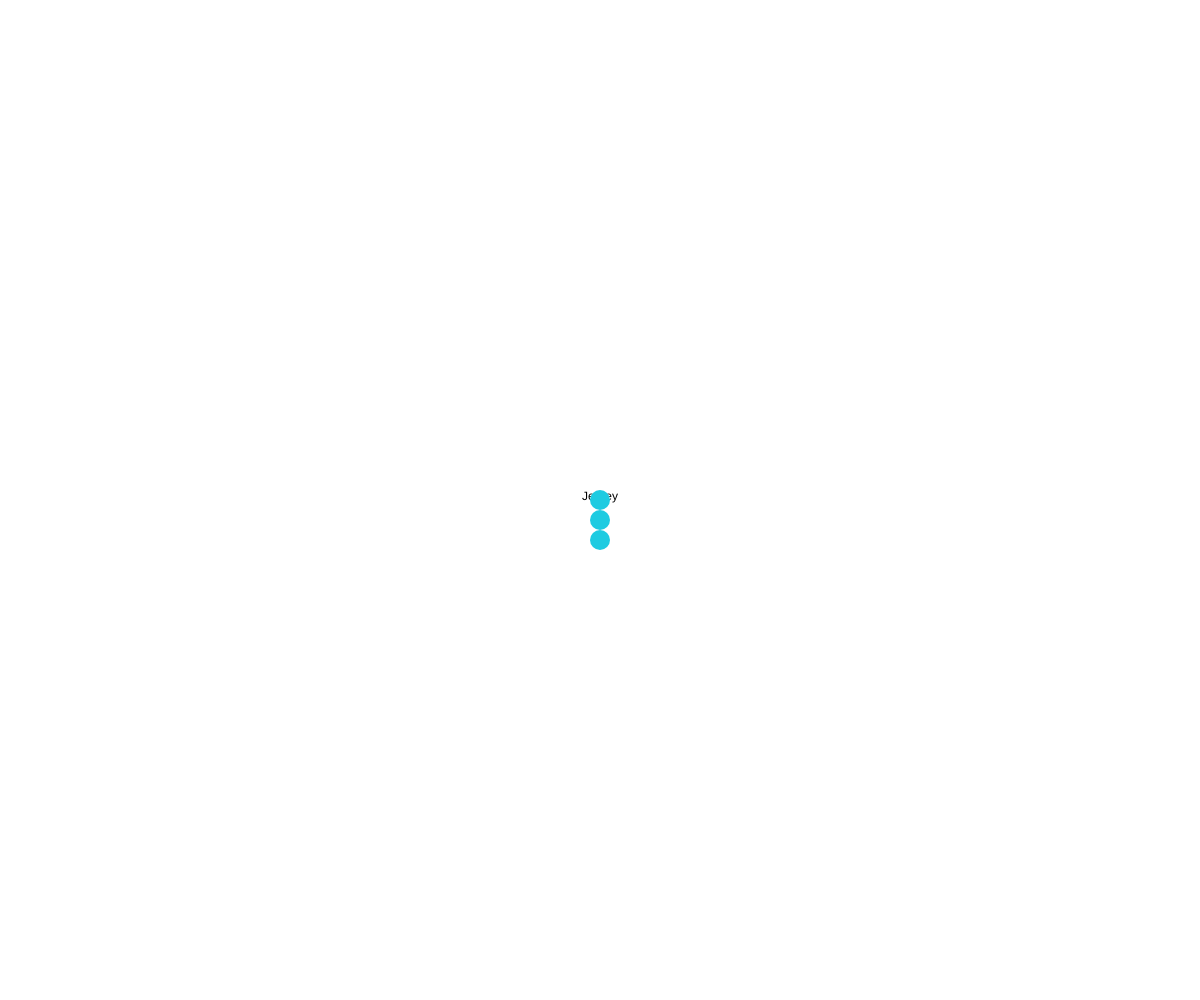
Frame 1 (no input)
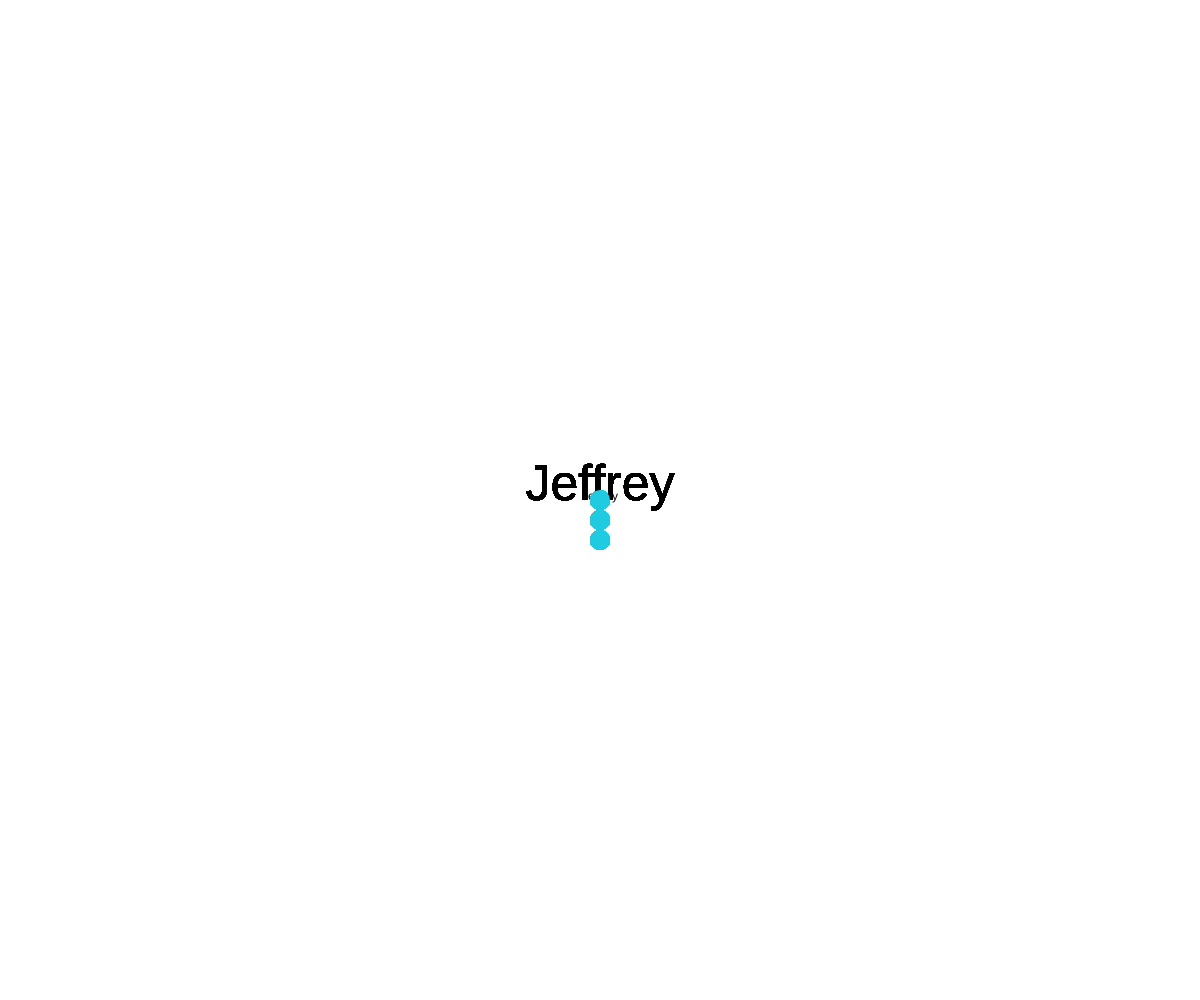
Frame 60 (no input)
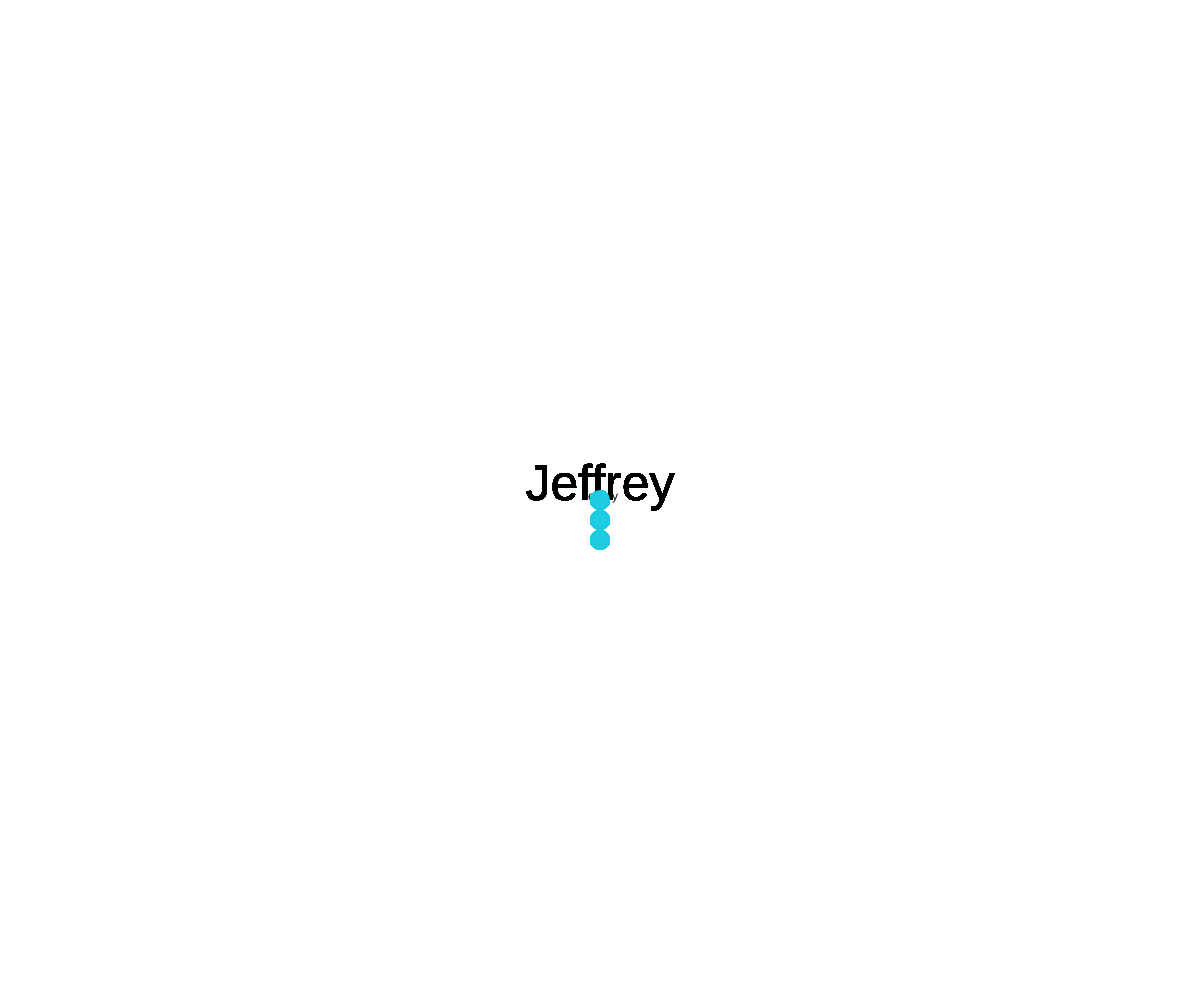
Frame 120 (the mouse pressed at the canvas centre since frame 60)

The p5.js sketch that drew these frames (run headless with seeded random() and noise() and a simulated clock; from frame 60 on, the mouse is pressed at the canvas centre):

// p5.js sketch
// ── sketch.js

var score=0;

function setup() {
  createCanvas(windowWidth, windowHeight);
  textAlign(CENTER);
}

function draw() {
  noStroke();
  //background(random(255));

  //ellipse(width/2,height/2,50,50);

  //fill(255);
  //rect (mouseX, mouseY, 10, 30) ;

  fill(0);
  text("Jeffrey", width/2, height/2);
  fill("#1ecbe1");
  ellipse(width/2,500,20,20);
  fill("#1ecbe1");
  ellipse(width/2,520,20,20);
  fill("#1ecbe1");
  ellipse(width/2,540,20,20);
  //text(score, 100,100)
  textSize(50);
}

function mouseReleased() {

  //background(random(255),random(255),random(255));

  score++ //score=score+1;
  strokeWeight(random(15));
  stroke(random(255),10,10);
  fill(random(255),10,50);
  ellipse(mouseX,mouseY, 30,30);
}
